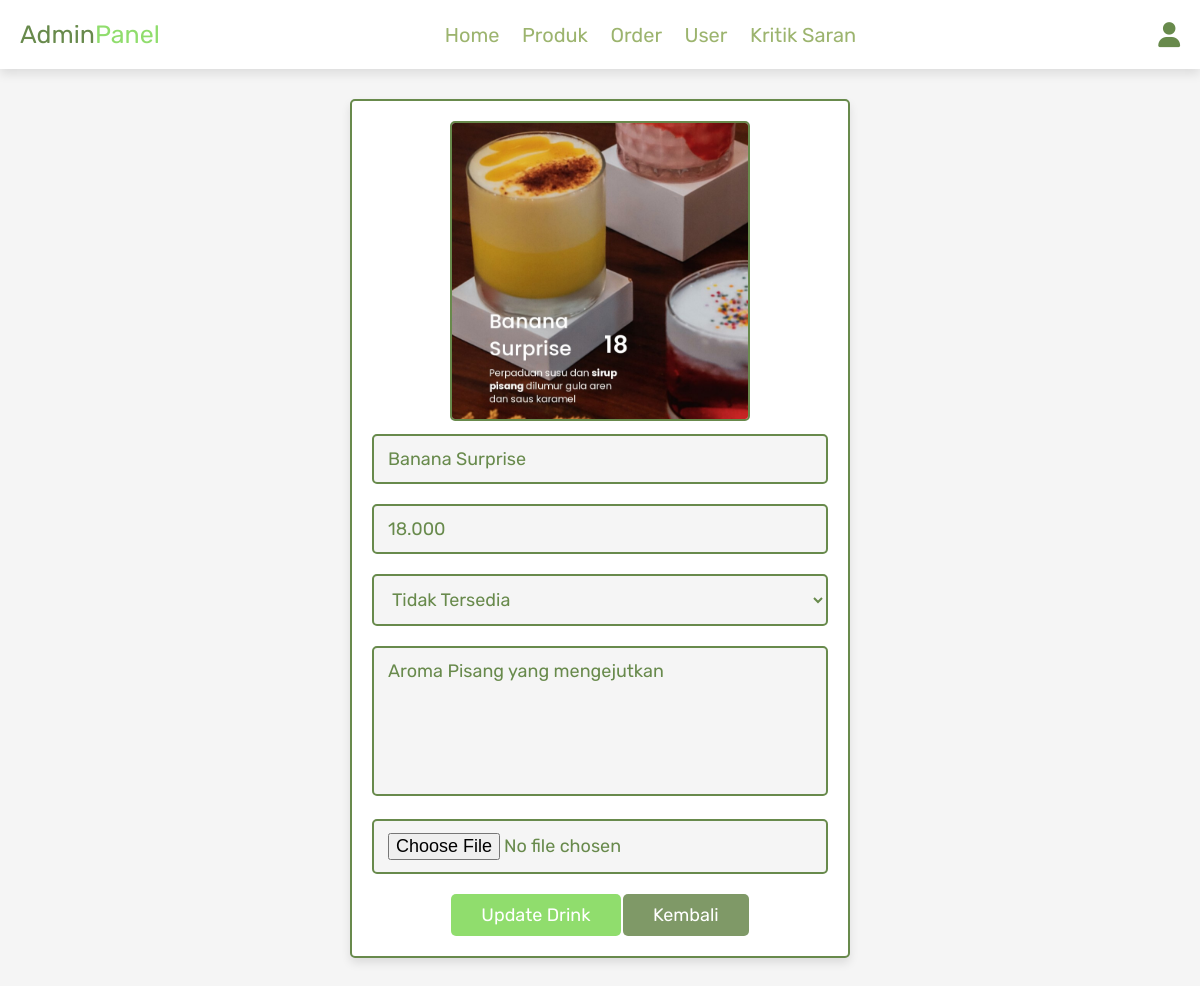
Screenshot of /admin_update_drinks.php?update=21 (signed in) with the database file from the repository.
### tables this page shows
CREATE TABLE `drinks` (
  `id_drinks` int(11) NOT NULL,
  `name` varchar(255) NOT NULL,
  `price` decimal(10,3) NOT NULL,
  `details` text DEFAULT NULL,
  `image` varchar(255) NOT NULL,
  `status` enum('available','unavailable') NOT NULL DEFAULT 'available'
);

### admin_update_drinks.php (the view, shortened to what this page needs)
<?php
@include 'config.php';
?>
<!DOCTYPE html>
<html lang="en">
<head>
    <link rel="stylesheet" href="https://cdnjs.cloudflare.com/ajax/libs/font-awesome/6.0.0/css/all.min.css">
    <link rel="stylesheet" href="css/admin_style.css">
</head>
<body>
    <?php @include 'admin_header.php'; ?>
    <section class="update-product">
        <?php
        $update_id = $_GET['update'];
        $select_drinks = mysqli_query($conn, "SELECT * FROM `drinks` WHERE id_drinks = '$update_id'") or die('query failed');
        if (mysqli_num_rows($select_drinks) > 0) {
            while ($fetch_drinks = mysqli_fetch_assoc($select_drinks)) {
        ?>
                <form action="" method="post" enctype="multipart/form-data">
                    <img src="uploaded_img/<?php echo $fetch_drinks['image']; ?>" class="image" alt="">
                    <input type="text" class="box" value="<?php echo $fetch_drinks['name']; ?>" required placeholder="update drink name" name="name">
                    <input type="number" min="0" class="box" value="<?php echo $fetch_drinks['price']; ?>" required placeholder="update drink price" name="price">
                    <select name="status" class="box" id="">
                      <option value="unavailable" <?= $fetch_drinks['status'] == 'unavailable' ? 'selected':'' ?>>Tidak Tersedia</option>
                    </select>
                    <textarea name="details" class="box" required placeholder="update drink details" cols="30" rows="10"><?php echo $fetch_drinks['details']; ?></textarea>
                    <input type="file" accept="image/jpg, image/jpeg, image/png" class="box" name="image">
                    <input type="submit" value="update drink" name="update_drink" class="btn">
                    <a href="admin_products.php" class="option-btn">kembali</a>
                </form>
        <?php
            }
        } else {
            echo '<p class="kosong">tidak ada pembaruan minuman pilih</p>';
        }
        ?>
    </section>
</body>
</html>

### css/admin_style.css (style rules this page uses)
:root { --pink:#90dd6d; --red:#000000; --orange:#7f9967; --black:rgb(104, 138, 76); --white:#fff; --light-color:rgb(156, 180, 110); --light-white:#ccc; --light-bg:#f5f5f5; --border:.2rem solid var(--black); --box-shadow:0 .5rem 1rem rgba(0,0,0,.1); }
* { font-family: 'Rubik', sans-serif; margin:0; padding:0; box-sizing: border-box; outline: none; border:none; text-decoration: none; transition:all .2s linear; }
html { font-size: 62.5%; overflow-x: hidden; scroll-behavior: smooth; scroll-padding-top: 6.5rem; }
body { background: var(--light-bg); }
section { padding:3rem 2rem; }
.btn, .delete-btn, .option-btn { display: inline-block; border-radius: .5rem; margin-top: 1rem; font-size: 1.8rem; color:var(--white); cursor: pointer; padding:1rem 3rem; text-transform: capitalize; }
.btn { background-color: var(--pink); }
.option-btn { background-color: var(--orange); }
.update-product form { max-width: 50rem; border-radius: .5rem; background-color: var(--white); border:var(--border); padding:2rem; text-align: center; margin:0 auto; box-shadow: var(--box-shadow); }
.update-product form .box { width: 100%; margin:1rem 0; font-size: 1.8rem; color:var(--black); border-radius: .5rem; background-color: var(--light-bg); padding:1.2rem 1.4rem; border:var(--border); }
.update-product form textarea { height: 15rem; resize: none; }
.update-product .image { height: 30rem; border:var(--border); border-radius: .5rem; }

### rows the page displays
drinks: image (picture), name "Banana Surprise", price "18.000", status "Tidak Tersedia", details "Aroma Pisang yang mengejutkan"
